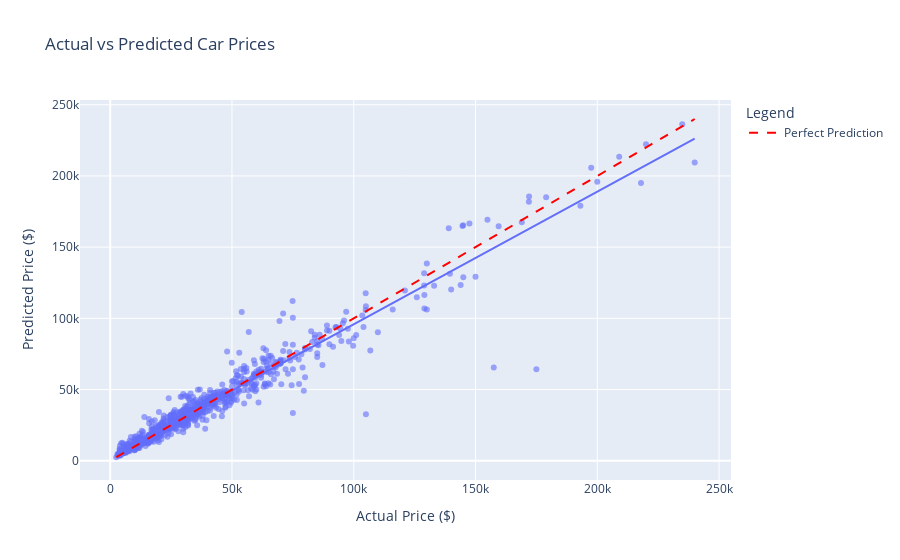

Here is the notebook cell this chart was saved with:
### Code cell
# import plotly.express as px
# import pandas as pd
# # Create a DataFrame for comparison
# results_df = pd.DataFrame({
#     'Actual Price': y_test,
#     'Predicted Price': y_pred,
#     'Brand': df.loc[y_test.index, 'brand']
# })


# fig = px.scatter(
#     results_df,
#     x='Actual Price',
#     y='Predicted Price',
#     title='Actual vs Predicted Car Prices',
#     labels={'Actual Price': 'Actual Price ($)', 'Predicted Price': 'Predicted Price ($)'},
#     opacity=0.6,
#     trendline="ols",
#     hover_name='Brand'
# )


# fig.add_shape(
#     type="line",
#     x0=results_df['Actual Price'].min(), y0=results_df['Actual Price'].min(),
#     x1=results_df['Actual Price'].max(), y1=results_df['Actual Price'].max(),
#     line=dict(color="red", dash="dash"),
#     name='Perfect Prediction'
# )


# fig.show()

import plotly.express as px
import plotly.graph_objects as go
import pandas as pd

# Create a DataFrame for comparison
results_df = pd.DataFrame({
    'Actual Price': y_test,
    'Predicted Price': y_pred,
    'Brand': df.loc[y_test.index, 'brand']
})

# Base scatter plot with trendline
fig = px.scatter(
    results_df,
    x='Actual Price',
    y='Predicted Price',
    title='Actual vs Predicted Car Prices',
    labels={'Actual Price': 'Actual Price ($)', 'Predicted Price': 'Predicted Price ($)'},
    opacity=0.6,
    hover_name='Brand',
    trendline='ols'
)

# Add perfect prediction line (y = x) with legend
fig.add_trace(go.Scatter(
    x=[results_df['Actual Price'].min(), results_df['Actual Price'].max()],
    y=[results_df['Actual Price'].min(), results_df['Actual Price'].max()],
    mode='lines',
    line=dict(color='red', dash='dash'),
    name='Perfect Prediction'
))

fig.update_layout(legend_title_text='Legend')
fig.show()

### Figure 1 — Plotly figure (JSON) as saved in the notebook; plotly's stock layout.template omitted (floating-point values rounded to 4 significant figures; data arrays with more than 128 entries replaced by an {"elided": "..."} marker saying what was removed)
{"data": [{"hovertemplate": "<b>%{hovertext}</b><br><br>Actual Price ($)=%{x}<br>Predicted Price ($)=%{y}<extra></extra>", "hovertext": {"elided": "792 str values"}, "legendgroup": "", "marker": {"color": "#636efa", "opacity": 0.6, "symbol": "circle"}, "mode": "markers", "name": "", "orientation": "v", "showlegend": false, "type": "scatter", "x": {"elided": "792 int values"}, "xaxis": "x", "y": {"elided": "792 float values"}, "yaxis": "y"}, {"hovertemplate": "<b>OLS trendline</b><br>Predicted Price = 0.931445 * Actual Price + 2753.28<br>R<sup>2</sup>=0.930802<br><br>Actual Price ($)=%{x}<br>Predicted Price ($)=%{y} <b>(trend)</b><extra></extra>", "legendgroup": "", "marker": {"color": "#636efa", "symbol": "circle"}, "mode": "lines", "name": "", "showlegend": false, "type": "scatter", "x": {"elided": "792 int values"}, "xaxis": "x", "y": {"elided": "792 float values"}, "yaxis": "y"}, {"line": {"color": "red", "dash": "dash"}, "mode": "lines", "name": "Perfect Prediction", "type": "scatter", "x": [2500, 240000], "y": [2500, 240000]}], "layout": {"legend": {"title": {"text": "Legend"}, "tracegroupgap": 0}, "title": {"text": "Actual vs Predicted Car Prices"}, "xaxis": {"anchor": "y", "domain": [0, 1], "title": {"text": "Actual Price ($)"}}, "yaxis": {"anchor": "x", "domain": [0, 1], "title": {"text": "Predicted Price ($)"}}}}
